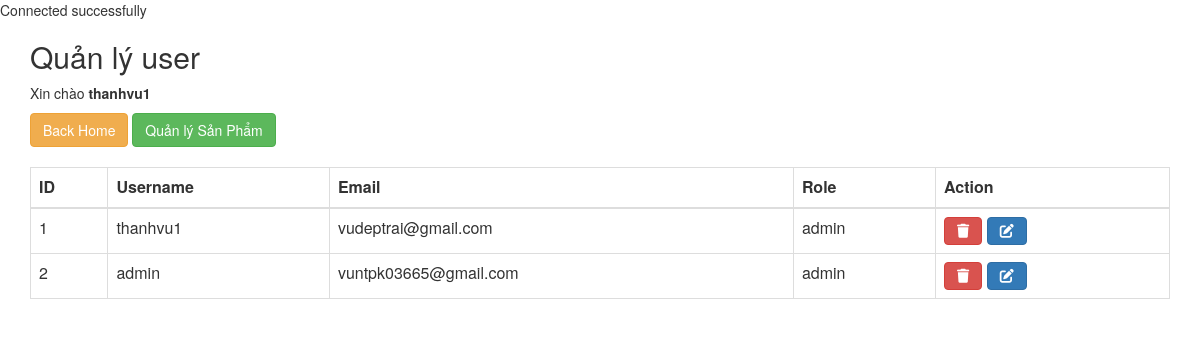
Page /user/user.php (signed in) on the committed database.
### tables this page shows
CREATE TABLE `user` (
  `id` int(11) NOT NULL,
  `username` varchar(255) NOT NULL,
  `email` varchar(255) NOT NULL,
  `password` varchar(255) NOT NULL,
  `role` varchar(255) NOT NULL
);

### user/user.php (the view, shortened to what this page needs)
<?php
require("../config.php");
?>
<!DOCTYPE html>
<html lang="en">
<head>
  <link rel="stylesheet" href="https://maxcdn.bootstrapcdn.com/bootstrap/3.4.1/css/bootstrap.min.css">
</head>
<body>
  <div class="container">
    <h2>Quản lý user</h2>
    <?php
      if(isset($_SESSION['username'])) {
        echo "<p>Xin chào <b>" . $_SESSION['username'] ."</b></p>";
    }
    ?>
    <a class="btn btn-warning themsp" href="../index.php">Back Home</a>
    <a class="btn btn-success themsp" href="../product/admin.php">Quản lý Sản Phẩm</a>
    <table class="table table-bordered">
      <thead>
        <tr>
          <th>ID</th>
          <th>Username</th>
          <th>Email</th>
          <th>Role</th>
          <th>Action</th>
        </tr>
      </thead>
      <tbody>
      <?php
     try {
          if (isset($connection)) {
              $query = "SELECT * FROM user";
              $statement = $connection->prepare($query);
              $statement->execute();
              $users = $statement->fetchAll(PDO::FETCH_ASSOC);
              foreach ($users as $user) {
                  ?>
                  <tr>
                    <td><?php echo $user['id'] ?></td>
                    <td><?php echo $user['username'] ?></td>
                    <td><?php echo $user['email'] ?></td>
                    <td><?php echo $user['role'] ?></td>
                    <td>
                        <a href="delete-user.php?id=<?php echo $user['id']; ?>" class="btn btn-danger"><i class="fa-solid fa-trash"></i></a>
                        <a href="edit-user.php?id=<?php echo $user['id']; ?>" class="btn btn-primary"><i class="fa-solid fa-pen-to-square"></i></a>
                       </td>
                    </tr>
                  <?php
              }
          }
      } catch (\Exception $e) {
          echo "Lỗi: ". $e->getMessage();
      }
     ?>
      </tbody>
    </table>
  </div>
</body>
</html>

### user/user.php (style rules this page uses)
.themsp { margin-bottom: 20px; }

### rows in the picture
user: id "1", username "thanhvu1", email "vudeptrai@gmail.com", role "admin"
user: id "2", username "admin", email "vuntpk03665@gmail.com", role "admin"

### other values in the picture
$_SESSION['username'] "thanhvu1"
